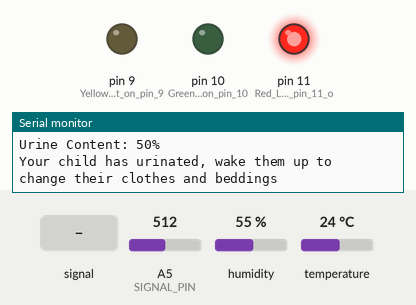
The sketch below on a simulated Arduino Uno, built with avr-gcc and run on an emulated ATmega328P. Parts: output pins drawn as LEDs (lit = HIGH), the last lines printed to the serial monitor. Inputs (shaded band) come from the test bench; at power-on: A5 (SIGNAL_PIN) = 512, humidity 55 %, temperature 24 °C. Pins used as bus, display or sensor lines are not drawn.

Above: at 2.8 s.
2.9 s: A5 (SIGNAL_PIN) fed a 200 Hz sine of ±255 counts around its level
At 7.0 s:
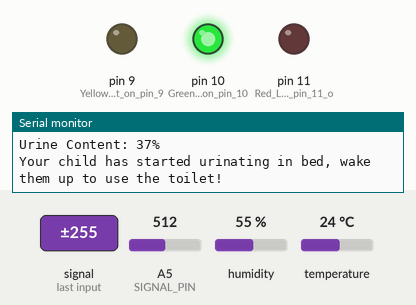
9.4 s: A5 (SIGNAL_PIN) set to 426
13.7 s: A5 (SIGNAL_PIN) set to 412
At 17.9 s:
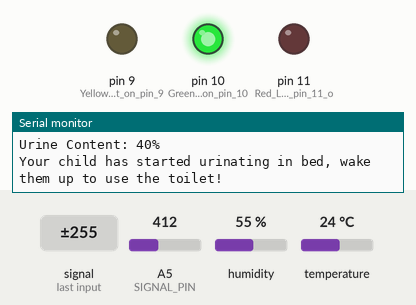
18.2 s: A5 (SIGNAL_PIN) set to 123
22.0 s: A5 (SIGNAL_PIN) set to 103
At 25.8 s:
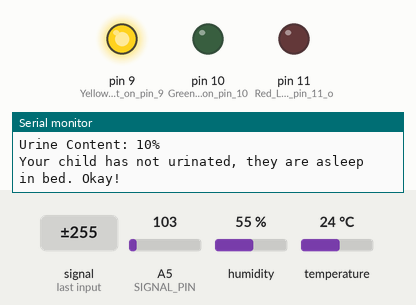
26.4 s: A5 (SIGNAL_PIN) set to 122
At 30.1 s:
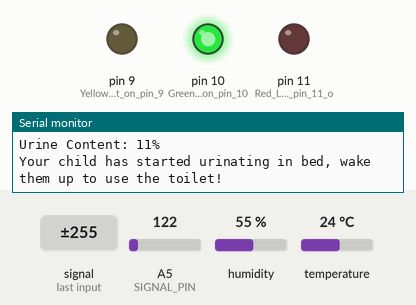
Timing chart, 0 to 31.6 s (numbered marks = the images above; inputs shaded):
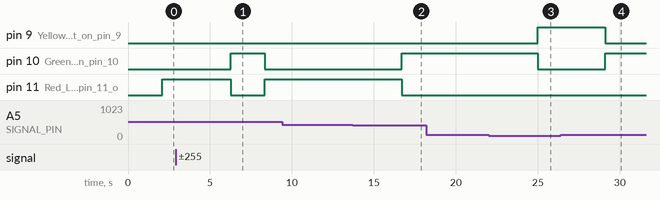

The sketch:

project-group11.ino
```cpp
#include "DHT.h"

#define DHTPIN 5         // Digital pin connected to the DHT sensor
#define DHTTYPE DHT11    // DHT 11

#define POWER_PIN 7      // Pin connected to the LED for the water sensor
#define SIGNAL_PIN A5    // Analog pin connected to the water sensor
#define SENSOR_MIN 0     // Minimum analog sensor reading
#define SENSOR_MAX 1023  // Maximum analog sensor reading

int value = 0;           // Variable to store the sensor value
int level = 0;           // Variable to store the water level

DHT dht(DHTPIN, DHTTYPE);

void setup() {
  Serial.begin(9600);
  pinMode(POWER_PIN, OUTPUT);   // Configure pin 7 as an OUTPUT for the water sensor LED
  digitalWrite(POWER_PIN, LOW); // Turn off the LED initially
  Serial.println(F("Urine Detector Activated"));

  dht.begin();
  pinMode(9, OUTPUT);  // Yellow LED light on pin 9 on the AVR board
  pinMode(10, OUTPUT); // Green LED light on pin 10 on the AVR board
  pinMode(11, OUTPUT); // Red LED light on pin 11 on the AVR board
}

void loop() {
  value = analogRead(SIGNAL_PIN); // Read the analog value from the water sensor
  level = map(value, SENSOR_MIN, SENSOR_MAX, 0, 100); // Map the sensor value to a percentage

  delay(2000); // Wait for 2 seconds before the next measurement

  // Reading temperature or humidity takes about 250 milliseconds!
  // Sensor readings may also be up to 2 seconds 'old' (it's a very slow sensor)
  float h = dht.readHumidity();

  // Check if any reads failed and exit early (to try again).
  if (isnan(h)) {
    Serial.println(F("Failed to read humidity from DHT sensor!"));
    return;
  }

  // Display humidity level
  Serial.print(F("Humidity: "));
  Serial.print(h);
  Serial.println(F("%"));

  // Display water level
  Serial.print("Urine Content: ");
  Serial.print(level);
  Serial.println("%");

  // Determine LED status based on humidity level
  if (h <= 60 && level <= 10) {
    Serial.println("Your child has not urinated, they are asleep in bed. Okay!");
    digitalWrite(10, LOW); // Green LED OFF
    digitalWrite(9, HIGH); // Yellow LED ON
    digitalWrite(11, LOW); // Red LED OFF
    digitalWrite(POWER_PIN, LOW);   // Turn off the LED after reading
  }
  else if (h <= 90 &&  level <= 40) {
    Serial.println("Your child has started urinating in bed, wake them up to use the toilet!");
    digitalWrite(9, LOW);  // Yellow LED OFF
    digitalWrite(10, HIGH); // Green LED ON
    digitalWrite(11, LOW); // Red LED OFF
    digitalWrite(POWER_PIN, HIGH); // Turn on the water sensor LED
  }
  else {
    Serial.println("Your child has urinated, wake them up to change their clothes and beddings");
    digitalWrite(9, LOW);  // Yellow LED OFF
    digitalWrite(11, HIGH); // Red LED ON
    digitalWrite(10, LOW); // Green LED OFF
    digitalWrite(POWER_PIN, HIGH);   // Turn off the LED after reading
    delay(10);                      // wait 10 milliseconds
    digitalWrite(POWER_PIN, LOW);   // turn the sensor OFF
    delay(10);
  }

}
```

Measured:
- the behaviour switches between 113 and 112 on A5 (SIGNAL_PIN) (found by bisection; images 2 and 3)
- after the input at 2.9 s, pin 10 (Green_LED_light_on_pin_10): LOW → HIGH after 3.4 s, → LOW 2.1 s later; pin 11 (Red_LED_light_on_pin_11_o): HIGH → LOW after 3.4 s, → HIGH 2.1 s later
- after the input at 13.7 s, pin 10 (Green_LED_light_on_pin_10): LOW → HIGH after 3.0 s; pin 11 (Red_LED_light_on_pin_11_o): HIGH → LOW after 3.0 s
- after the input at 22.0 s, pin 9 (Yellow_LED_light_on_pin_9): LOW → HIGH after 3.0 s; pin 10 (Green_LED_light_on_pin_10): HIGH → LOW after 3.0 s
- after the input at 26.4 s, pin 9 (Yellow_LED_light_on_pin_9): HIGH → LOW after 2.7 s; pin 10 (Green_LED_light_on_pin_10): LOW → HIGH after 2.7 s
